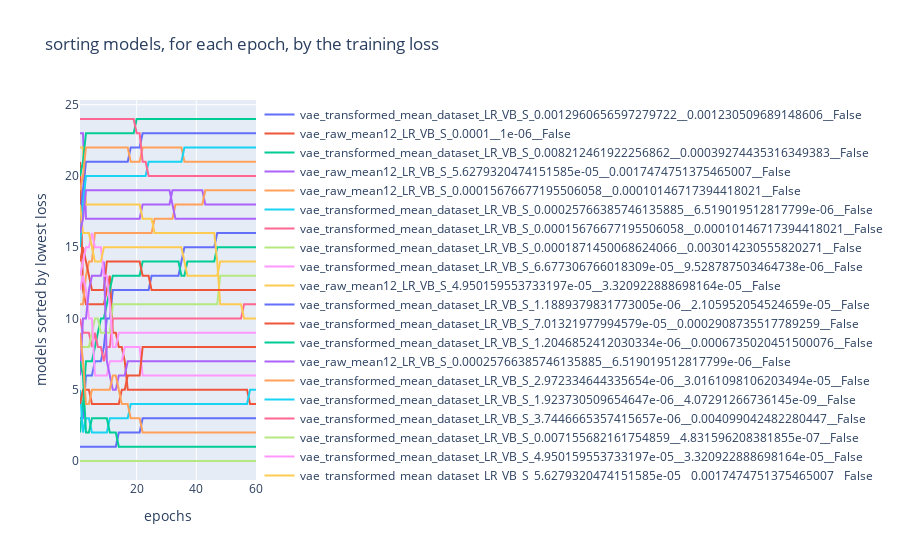
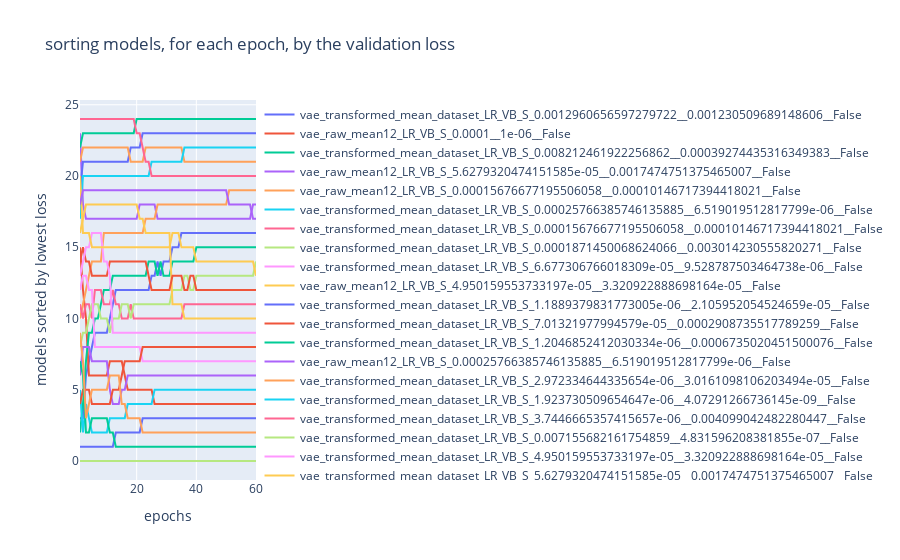

The code cell stored with these charts, in order, in its notebook:
### Code cell
def plot_dict_of_sorted_metrics(d, loss_type):
    all_names = set()
    for v in d.values():
        names = set(v.keys())
        all_names |= names
    traces = {name: dict() for name in all_names}
    custom_data = {name: dict() for name in all_names}
    for epoch, sorted_names in d.items():
        for name in all_names:
            l = list(sorted_names.keys())
            if name in l:
                i = l.index(name)
                traces[name][epoch] = i
                custom_data[name][epoch] = sorted_names[name]
            
#     plt.figure(figsize=(16, 0.5 * len(all_names)))
    plotly_traces = []
    for name, trace in traces.items():
        x = list(trace.keys())
        y = list(trace.values())
        customdata = np.array(list(custom_data[name].values()))
        plotly_trace = go.Scatter(x=x, y=y, customdata=customdata, name=name, visible=visible, hovertemplate = '(%{x}, %{y}) loss: %{customdata:10.3e}')
        plotly_traces.append(plotly_trace)
#         plt.plot(x, y, label=name, linewidth=5)        
#     plt.legend()
#     plt.title(f'sorting models by {loss_type} loss, for each epoch')
#     plt.xlabel('epochs')
#     plt.ylabel('models sorted by lowest loss')
#     plt.show()
    layout = go.Layout(
        title=f'sorting models, for each epoch, by the {loss_type} loss',
        xaxis_title='epochs',
        yaxis_title='models sorted by lowest loss',      
    )
    fig = go.Figure(data=plotly_traces, layout=layout)
    iplot(fig)
    
from collections import OrderedDict
sorted_train = OrderedDict(sorted(sorted_train.items()))
sorted_validation = OrderedDict(sorted(sorted_validation.items()))
    
plot_dict_of_sorted_metrics(sorted_train, 'training')
plot_dict_of_sorted_metrics(sorted_validation, 'validation')
